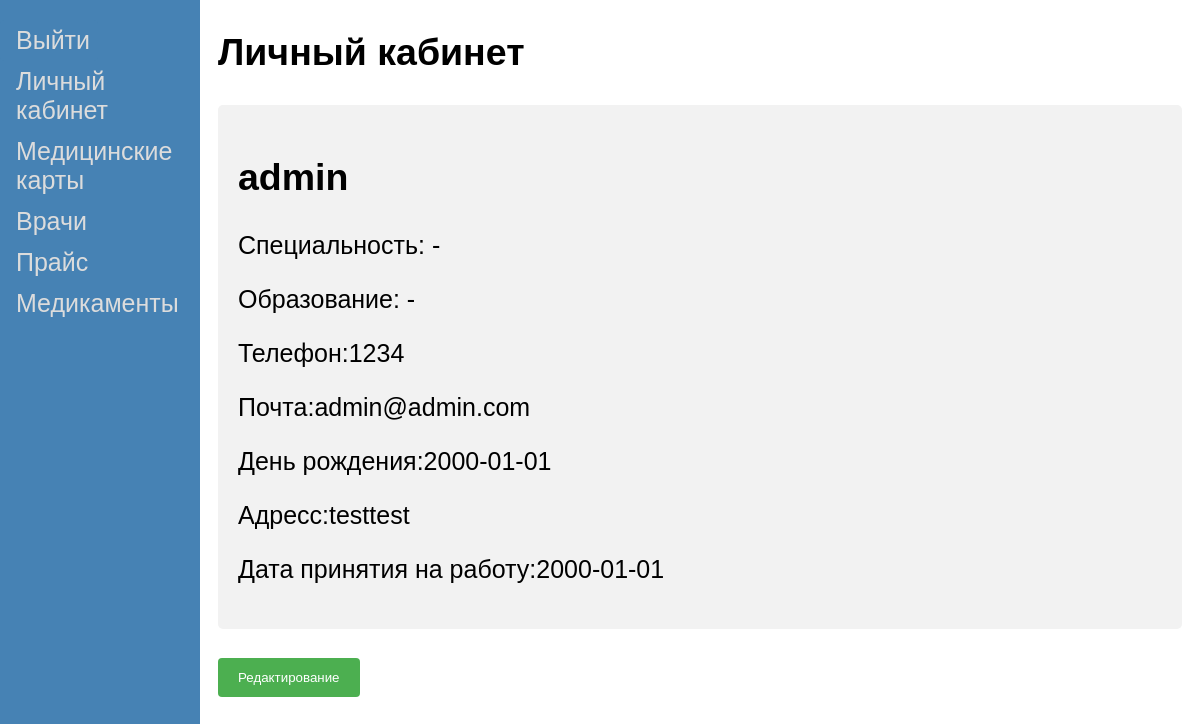
/lk.phtml (signed in), run on the app's committed database.
### tables this page shows
CREATE TABLE `doctors` (
  `iddoctors` int NOT NULL,
  `Name` varchar(45) NOT NULL,
  `Birthday` date NOT NULL,
  `TelNum` bigint NOT NULL,
  `Email` varchar(45) NOT NULL,
  `Address` varchar(100) DEFAULT NULL,
  `Specialization` varchar(45) NOT NULL,
  `Degree` varchar(100) NOT NULL,
  `DateOfHire` date NOT NULL,
  `Password` varchar(20) DEFAULT NULL,
  `isAdmin` tinyint(1) NOT NULL DEFAULT '0'
);

### lk.phtml (the view, shortened to what this page needs)
<!DOCTYPE html>
<head>
<link rel="stylesheet" type="text/css" href="style.css">
</head>
<body>
<div class="sidenav">
    <form action="exit.php">
    <input type="submit" value="Выйти" >
    </form>
  <a href="lk.phtml">Личный кабинет</a>
  <a href="medcard.phtml">Медицинские карты</a>
  <a href="doctors.phtml">Врачи</a>
  <a href="pricelist.phtml">Прайс</a>
  <a href="medicines.phtml">Медикаменты</a>
</div>
<div class="main">
  <h2>Личный кабинет</h2>
<?php
$host="localhost";
$port=3360;
$socket="";
$user="root";
$password="";
$dbname="vetclinic";
$con = new mysqli($host, $user, $password, $dbname, $port, $socket)
    or die ('Could not connect to the database server' . mysqli_connect_error());
$stmt = "SELECT * FROM doctors WHERE Email = '{$_SESSION['email']}';";
$show = $con->query($stmt);
$all = $show->fetch_all(MYSQLI_ASSOC);
foreach($all as $row)
{
    echo "<div class='containerlk'>";
    echo "<h2>". $row["Name"] . "</h2>";
    echo "<p>Специальность: ". $row["Specialization"] . "</p>";
    echo "<p>Образование: " . $row["Degree"] . "</p>";
    echo "<p>Телефон:" . $row["TelNum"] . "</p>";
    echo "<p>Почта:" . $row["Email"] . "</p>";
    echo "<p>День рождения:" . $row["Birthday"] . "</p>";
    echo "<p>Адресс:" . $row["Address"] . "</p>";
    echo "<p>Дата принятия на работу:" . $row["DateOfHire"] . "</p>";
    echo "</div>";
}
?>
<br>
<form action='lkedit.html'>
    <input type='submit' value='Редактирование' >
</form>
</div>
</body>
</html>

### style.css (style rules this page uses)
body { background-color: #f1f1f1; font-family: "Lato", sans-serif; }
.sidenav { height: 100%; width: 200px; position: fixed; z-index: 1; top: 0; left: 0; background-color: #4682B4; overflow-x: hidden; padding-top: 20px; }
.sidenav a { padding: 6px 8px 6px 16px; text-decoration: none; font-size: 25px; color: #DCDCDC; display: block; }
.sidenav input[type=submit] { background-color: #4682B4; color: #DCDCDC; font-size: 25px; padding: 6px 8px 6px 16px; border: none; border-radius: 4px; cursor: pointer; }
.main { margin-left: 200px; font-size: 25px; padding: 0px 10px; }
body, html { height: 100%; font-family: Arial, Helvetica, sans-serif; background-color: white; }
* { box-sizing: border-box; }

### lk.phtml (style rules this page uses)
body { font-family: Arial, Helvetica, sans-serif; }
input[type=submit] { background-color: #4CAF50; color: white; padding: 12px 20px; border: none; border-radius: 4px; cursor: pointer; }
.containerlk { border-radius: 5px; background-color: #f2f2f2; padding: 20px; }

### data on the page
doctors: Name "admin", Specialization "-", Degree "-", TelNum "1234", Email "admin@admin.com", Birthday "2000-01-01", Address "testtest", DateOfHire "2000-01-01"
